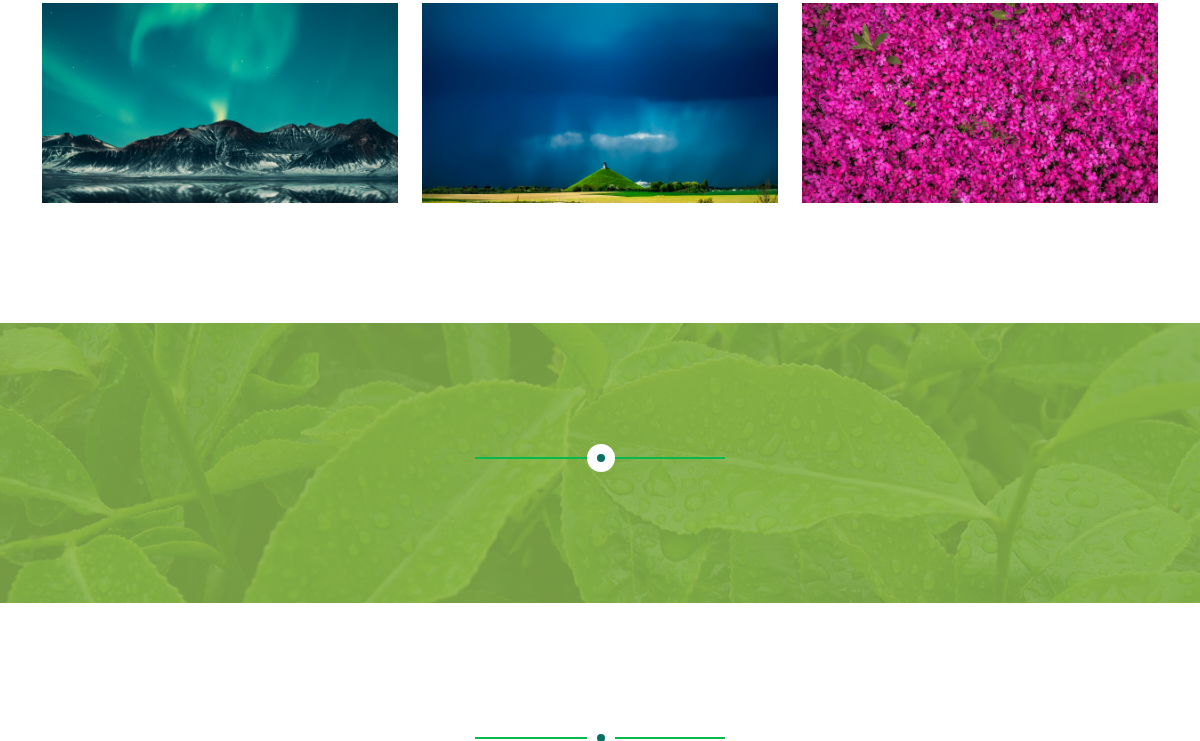
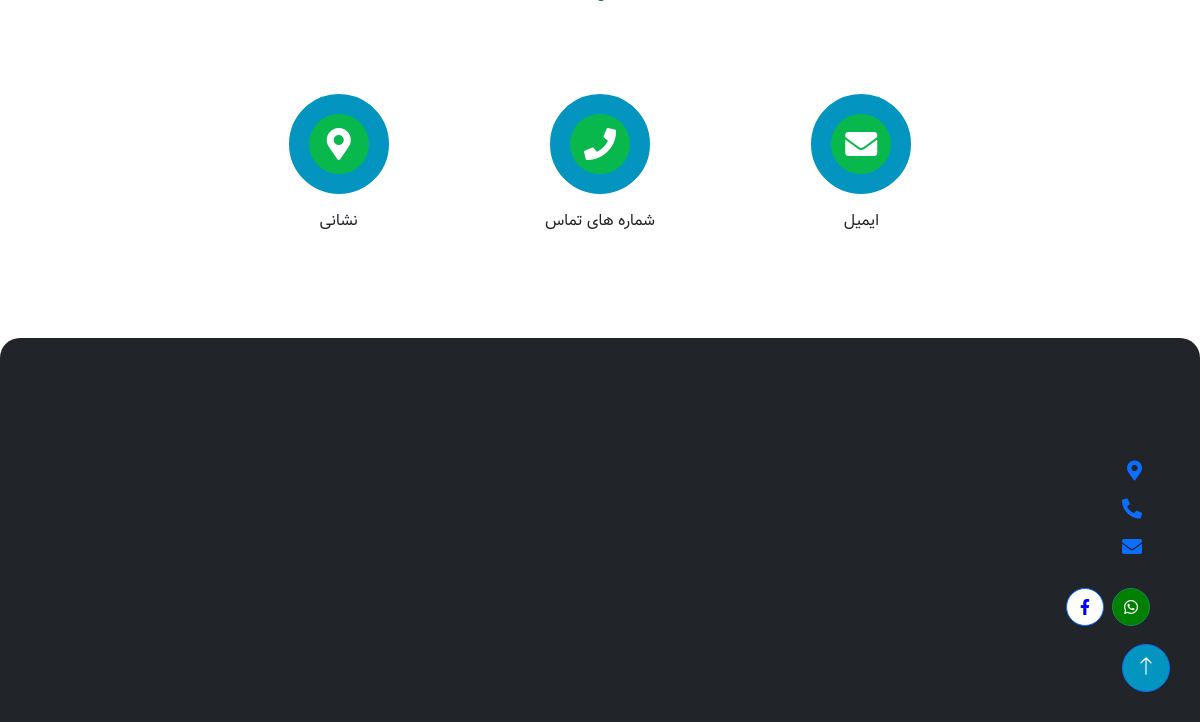
Before: / (lower part) with the older database file (2 pictures, top to bottom).
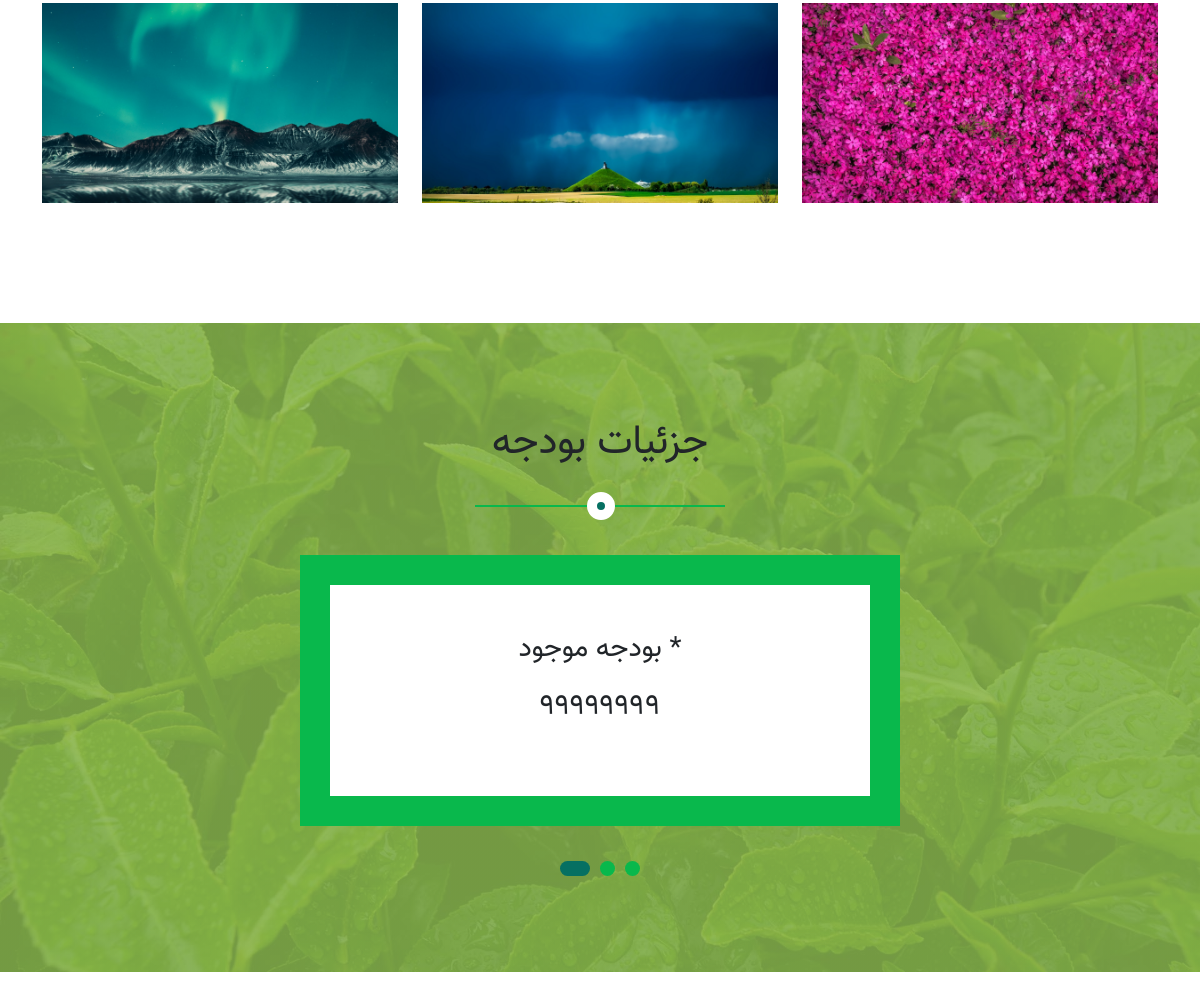
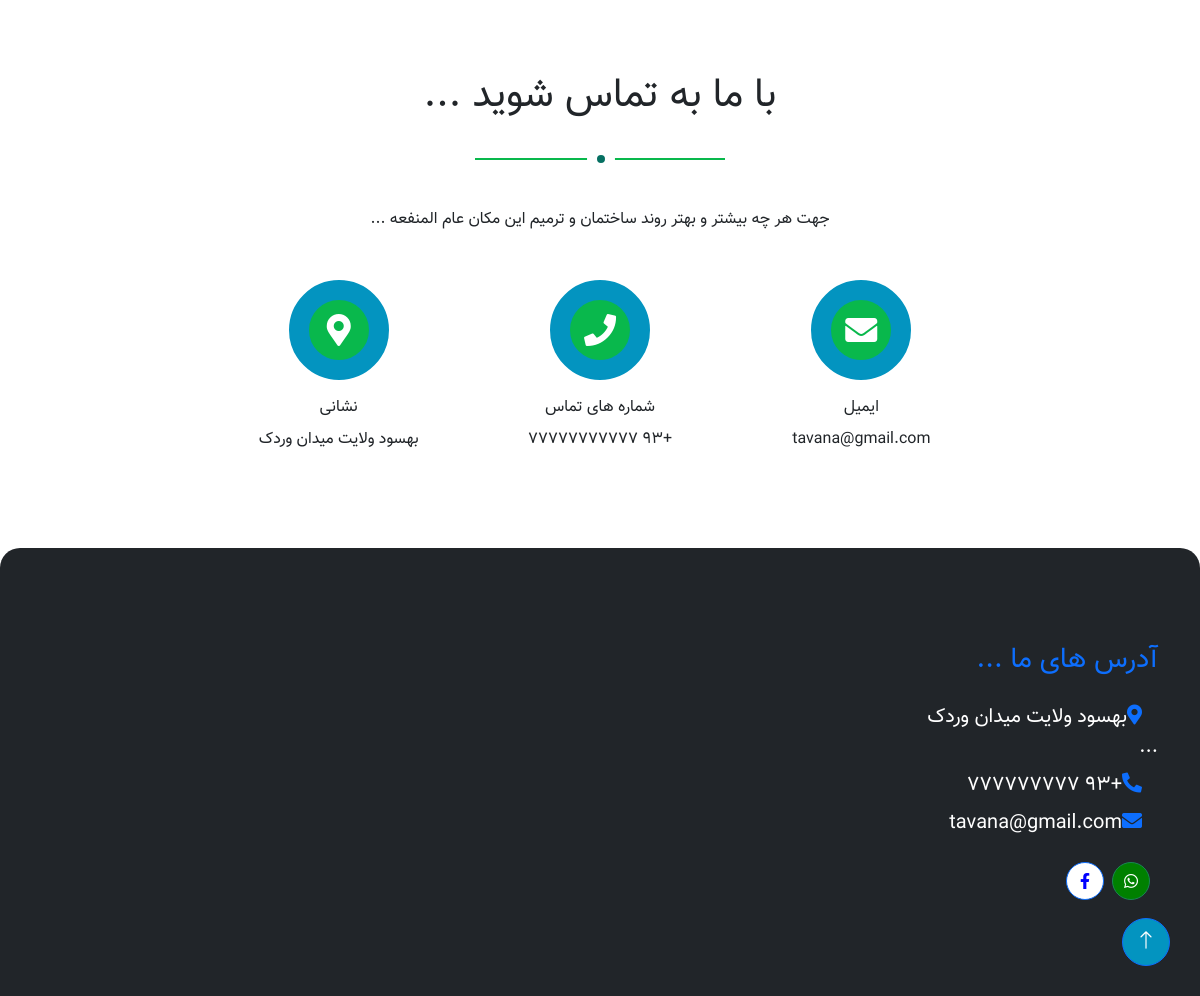
After: the same page with the newer database file (2 pictures, top to bottom).
### home/models.py (models this page shows, shortened)
class Pictures(models.Model):
    image = models.ImageField(upload_to='pictures', verbose_name='تصویر')
    class Meta:
        verbose_name = 'تصویر'
        verbose_name_plural = 'تصاویر'

class Title_Expenses(models.Model):
    title = models.CharField(max_length=40, verbose_name='عنوان')
    class Meta:
        verbose_name = 'عنوان بخش بودجه'
        verbose_name_plural = 'عناوین بودجه'

class Expenses(models.Model):
    title = models.CharField(max_length=50, verbose_name='عنوان')
    count = models.CharField(max_length=100, verbose_name='مقدار')
    class Meta:
        verbose_name = 'بودجه'
        verbose_name_plural = 'بودجه'

class Contact(models.Model):
    title = models.CharField(max_length=100, verbose_name='عنوان')
    description = models.TextField(verbose_name='توضیحات')
    email = models.EmailField(verbose_name='ایمیل')
    phone = models.CharField(max_length=100, verbose_name='شماره های تماس')
    address = models.CharField(max_length=100, verbose_name='نشانی')
    class Meta:
        verbose_name = 'تماس'
        verbose_name_plural = 'تماس ها'

class Footer(models.Model):
    title = models.CharField(max_length=100, verbose_name='عنوان')
    address =models.CharField(max_length=100, verbose_name='آدرس')
    phone = models.CharField(max_length=100, verbose_name='شماره های تماس')
    email = models.EmailField(verbose_name='ایمیل')
    whatsapp = models.CharField(max_length=100, verbose_name='واتساپ')
    facebook = models.CharField(max_length=100, verbose_name='فسبوک')
    class Meta:
        verbose_name = 'شبکه های اجتماعی'
        verbose_name_plural = 'شبکه های اجتماعی'

### home/views.py (the view)
# urls.py: path('', views.home, name='main')
def home(request):
    about = About.objects.all().last()
    donation_title = Donation_Title.objects.all().last()
    helpers = Helpers.objects.all()
    details_donation = Details_Donations.objects.all().last()
    pictures = Pictures.objects.all()
    title_expenses = Title_Expenses.objects.all().last()
    expenses = Expenses.objects.all()
    contact = Contact.objects.all().last()
    footer = Footer.objects.all().last()
    return render(request, "home/index.html",
                  context={'about': about, 'donation_title': donation_title,
                           'helpers': helpers, 'details_donations': details_donation,
                           'pictures': pictures, 'title_expenses': title_expenses,
                           'expenses': expenses, 'contact': contact,
                           'footer': footer})

### home/templates/home/index.html (shortened to what this page needs)
{% load static %}
<!DOCTYPE html>
<html lang="en" dir="auto">
<head>
    <link href="https://cdnjs.cloudflare.com/ajax/libs/font-awesome/5.10.0/css/all.min.css" rel="stylesheet">
    <link href="https://cdn.jsdelivr.net/npm/bootstrap-icons@1.4.1/font/bootstrap-icons.css" rel="stylesheet">
    <link href="{% static 'lib/animate/animate.min.css' %}" rel="stylesheet">
    <link href="{% static 'lib/owlcarousel/assets/owl.carousel.min.css' %}" rel="stylesheet">
    <link href="{% static 'css/bootstrap.min.css' %}" rel="stylesheet">
    <link rel="stylesheet" href="https://cdn.jsdelivr.net/npm/bootstrap@5.3.0-alpha2/dist/css/bootstrap.min.css">
    <link href="{% static 'css/style.css' %}" rel="stylesheet">
</head>
<body>
    {% include 'includes/pictures.html' %}
    {% include 'includes/expenses.html' %}
    {% include 'includes/contact.html' %}
    {% include 'includes/footer.html' %}
    <a href="#" class="btn btn-lg btn-primary btn-lg-square rounded-circle back-to-top" id="BackToTop"><i class="bi bi-arrow-up"></i></a>
</body>
</html>

### templates/includes/navbar.html (shortened to what this page needs)
{% load static %}

### templates/includes/carousel.html (shortened to what this page needs)
{% load static %}

### templates/includes/about.html (shortened to what this page needs)
{% load static %}

### templates/includes/donation.html (shortened to what this page needs)
{% load static %}

### templates/includes/details_donations.html (shortened to what this page needs)
{% load static %}

### templates/includes/pictures.html (shortened to what this page needs)
{% load static %}
<div class="container-xxl py-5" id="pictures">
    <div class="container">
        <div class="row g-4">
            {% for i in pictures %}
            <div class="col-lg-4 col-md-6 wow fadeInUp" data-wow-delay="0.1s">
                <div class="store-item position-relative text-center">
                    <img class="img-fluid" src="{{ i.image.url }}" alt="">
                </div>
            </div>
            {% endfor %}
        </div>
    </div>
</div>

### templates/includes/expenses.html
{% load static %}
<div class="container-fluid testimonial py-5 my-5">
    <div class="container py-5" id="expenses">
        <div class="section-title text-center mx-auto wow fadeInUp" data-wow-delay="0.1s" style="max-width: 500px;">
            <h1 class="display-6">{{ title_expenses.title }}</h1>
        </div>
        <div class="owl-carousel testimonial-carousel wow fadeInUp" data-wow-delay="0.5s">
            {% for expens in expenses %}
            <div class="testimonial-item p-4 p-lg-5">
                <h3 class="mb-4">{{ expens.title }}</h3>
                <h3 class="mb-4">{{ expens.count }}</h3>
            </div>
            {% endfor %}
        </div>
    </div>
</div>

### templates/includes/contact.html
{% load static %}
<div class="container-xxl contact py-5" dir="rtl" id="contact">
    <div class="container">
        <div class="section-title text-center mx-auto wow fadeInUp" data-wow-delay="0.1s" style="max-width: 500px;">
            <h3 class="display-6">{{ contact.title }}</h3>
        </div>
        <div class="row justify-content-center wow fadeInUp" data-wow-delay="0.1s">
            <div class="col-lg-8">
                <p class="text-center mb-5">{{ contact.description }}</p>
                <div class="row g-5">
                    <div class="col-md-4 text-center wow fadeInUp" data-wow-delay="0.3s">
                        <div class="btn-square mx-auto mb-3">
                            <i class="fa fa-envelope fa-2x text-white"></i>
                        </div>
                        <p class="mb-2">ایمیل</p>
                        <p class="mb-0">{{ contact.email }}</p>
                    </div>
                    <div class="col-md-4 text-center wow fadeInUp" data-wow-delay="0.4s">
                        <div class="btn-square mx-auto mb-3">
                            <i class="fa fa-phone fa-2x text-white"></i>
                        </div>
                        <p class="mb-2">شماره های تماس</p>
                        <p class="mb-0">{{ contact.phone }}</p>
                    </div>
                    <div class="col-md-4 text-center wow fadeInUp" data-wow-delay="0.5s">
                        <div class="btn-square mx-auto mb-3">
                            <i class="fa fa-map-marker-alt fa-2x text-white"></i>
                        </div>
                        <p class="mb-2">نشانی</p>
                        <p class="mb-0">{{ contact.address }}</p>
                    </div>
                </div>
            </div>
        </div>
    </div>
</div>

### templates/includes/footer.html
{% load static %}
<div class="container-fluid bg-dark footer mt-5 py-5 wow fadeIn" data-wow-delay="0.1s" dir="rtl" id="footer_start">
    <div class="container py-5">
        <div class="row g-5">
            <div class="col-lg-3 col-md-6">
                <h3 class="text-primary mb-4">{{ footer.title }}</h3>
                <p class="mb-2"><i class="fa fa-map-marker-alt text-primary me-3"></i>{{ footer.address }}</p>
                <p class="mb-2"><i class="fa fa-phone-alt text-primary me-3"></i>{{ footer.phone }}</p>
                <p class="mb-2"><i class="fa fa-envelope text-primary me-3"></i>{{ footer.email }}</p>
                <div class="d-flex pt-3">
                    <a class="btn btn-square btn-success rounded-circle me-2"  href="{{ footer.whatsapp }}" id="footer_whatsapp"><i class="fab fa-whatsapp"></i></a>
                    <a class="btn btn-square btn-primary rounded-circle me-2" href="{{ footer.facebook }}" id="footer_facebook"><i class="fab fa-facebook-f"></i></a>
                </div>
            </div>
        </div>
    </div>
</div>

### statics/css/style.css (style rules this page uses)
* { font-size: 100%; font-family: vazir; }
h1, h2, h3, h4, h5, h6 { font-family: vazir; }
:root { --primary: #09b84c; --secondary: #FB9F38; --light: #0394c0; --dark: #067062; }
.back-to-top { position: fixed; display: none; right: 30px; bottom: 30px; z-index: 99; }
.btn { transition: .5s; font-weight: 500; }
.btn-primary, .btn-outline-primary:hover { color: var(--light); }
.btn-square { width: 38px; height: 38px; }
.btn-lg-square { width: 48px; height: 48px; }
.btn-square, .btn-sm-square, .btn-lg-square { padding: 0; display: flex; align-items: center; justify-content: center; font-weight: normal; }
.section-title { position: relative; margin-bottom: 3rem; padding-bottom: 2rem; }
.section-title::before { position: absolute; content: ""; width: 50%; height: 2px; bottom: 0; left: 0; background: var(--primary); }
.section-title::after { position: absolute; content: ""; width: 28px; height: 28px; bottom: -13px; left: calc(25% - 13px); background: var(--dark); border: 10px solid #ffffff; border-radius: 28px; }
.section-title.text-center::before { left: 25%; }
.section-title.text-center::after { left: calc(50% - 13px); }
.contact .btn-square { width: 100px; height: 100px; border: 20px solid var(--light); background: var(--primary); border-radius: 50px; }
.testimonial { background: linear-gradient(rgba(136, 180, 78, .85), rgba(136, 180, 78, .85)), url(../img/testimonial-bg.jpg) center center no-repeat; background-size: cover; }
.testimonial-item { margin: 0 auto; max-width: 600px; text-align: center; background: #ffffff; border: 30px solid var(--primary); }
.footer { color: #ffffff; font-size: 20px; border-color: #09b84c; }
#footer_start { border-radius: 20px 20px 0px 0px; }
#footer_facebook { color: blue; background-color: white; }
#footer_whatsapp { color: white; background-color: green; }
#BackToTop { color: #ffffff; background-color: #0394c0; }

Changed rows visible on the page:
added Title_Expenses: title "جزئیات بودجه"
added Expenses: title "بودجه موجود *", count "۹۹۹۹۹۹۹۹"
added Contact: title "با ما به تماس شوید ...", description "جهت هر چه بیشتر و بهتر روند ساختمان و ترمیم این مکان عام المنفعه ...", email "tavana@gmail.com", phone "+۹۳ ۷۷۷۷۷۷۷۷۷۷۷", address "بهسود ولایت میدان وردک"
added Footer: title "آدرس های ما ...", address "بهسود ولایت میدان وردک ...", phone "+۹۳ ۷۷۷۷۷۷۷۷۷", email "tavana@gmail.com"
